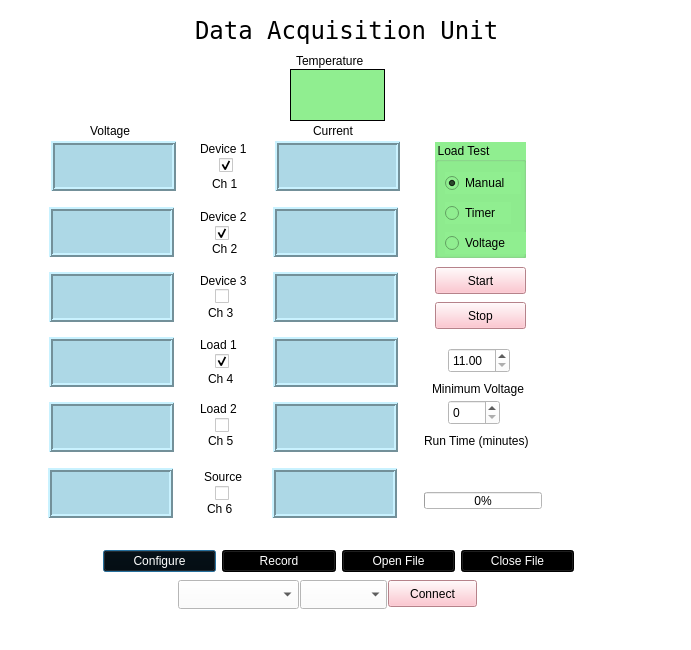
<?xml version="1.0" encoding="UTF-8"?>
<ui version="4.0">
 <class>DataAcquisitionMainDialog</class>
 <widget class="QDialog" name="DataAcquisitionMainDialog">
  <property name="geometry">
   <rect>
    <x>0</x>
    <y>0</y>
    <width>691</width>
    <height>650</height>
   </rect>
  </property>
  <property name="windowTitle">
   <string>Data Acquisition</string>
  </property>
  <property name="styleSheet">
   <string notr="true">background-color:white;</string>
  </property>
  <widget class="QLabel" name="title">
   <property name="geometry">
    <rect>
     <x>195</x>
     <y>15</y>
     <width>306</width>
     <height>31</height>
    </rect>
   </property>
   <property name="font">
    <font>
     <family>Andale Mono</family>
     <pointsize>18</pointsize>
    </font>
   </property>
   <property name="text">
    <string>Data Acquisition Unit</string>
   </property>
  </widget>
  <widget class="QLabel" name="errorLabel">
   <property name="geometry">
    <rect>
     <x>50</x>
     <y>620</y>
     <width>587</width>
     <height>20</height>
    </rect>
   </property>
   <property name="text">
    <string/>
   </property>
  </widget>
  <widget class="QWidget" name="layoutWidget">
   <property name="geometry">
    <rect>
     <x>103</x>
     <y>547</y>
     <width>471</width>
     <height>29</height>
    </rect>
   </property>
   <layout class="QHBoxLayout" name="horizontalLayout">
    <item>
     <widget class="QPushButton" name="configureButton">
      <property name="toolTip">
       <string>&lt;html&gt;&lt;head/&gt;&lt;body&gt;&lt;p&gt;System configuration and advanced configuration choices for algorithms.&lt;/p&gt;&lt;/body&gt;&lt;/html&gt;</string>
      </property>
      <property name="styleSheet">
       <string notr="true">background-color:black;color:white;</string>
      </property>
      <property name="text">
       <string>Configure</string>
      </property>
     </widget>
    </item>
    <item>
     <widget class="QPushButton" name="recordingButton">
      <property name="toolTip">
       <string>&lt;html&gt;&lt;head/&gt;&lt;body&gt;&lt;p&gt;Open or close files on the BMS for recording history, and start and pause recording actions.&lt;/p&gt;&lt;/body&gt;&lt;/html&gt;</string>
      </property>
      <property name="styleSheet">
       <string notr="true">background-color:black;color:white;</string>
      </property>
      <property name="text">
       <string>Record</string>
      </property>
     </widget>
    </item>
    <item>
     <widget class="QPushButton" name="saveFileButton">
      <property name="toolTip">
       <string>&lt;html&gt;&lt;head/&gt;&lt;body&gt;&lt;p&gt;Save incoming data to a local file&lt;/p&gt;&lt;/body&gt;&lt;/html&gt;</string>
      </property>
      <property name="styleSheet">
       <string notr="true">background-color:black;color:white;</string>
      </property>
      <property name="text">
       <string>Open File</string>
      </property>
     </widget>
    </item>
    <item>
     <widget class="QPushButton" name="closeFileButton">
      <property name="toolTip">
       <string>&lt;html&gt;&lt;head/&gt;&lt;body&gt;&lt;p&gt;Save incoming data to a local file&lt;/p&gt;&lt;/body&gt;&lt;/html&gt;</string>
      </property>
      <property name="styleSheet">
       <string notr="true">background-color:black;color:white;</string>
      </property>
      <property name="text">
       <string>Close File</string>
      </property>
     </widget>
    </item>
   </layout>
  </widget>
  <widget class="QPushButton" name="connectButton">
   <property name="geometry">
    <rect>
     <x>388</x>
     <y>580</y>
     <width>89</width>
     <height>27</height>
    </rect>
   </property>
   <property name="toolTip">
    <string>Connect to the TCP address and port as configured</string>
   </property>
   <property name="styleSheet">
    <string notr="true">background-color:lightpink;</string>
   </property>
   <property name="text">
    <string>Connect</string>
   </property>
  </widget>
  <widget class="QComboBox" name="sourceComboBox">
   <property name="geometry">
    <rect>
     <x>178</x>
     <y>580</y>
     <width>121</width>
     <height>29</height>
    </rect>
   </property>
   <property name="toolTip">
    <string>Source of data stream</string>
   </property>
  </widget>
  <widget class="QComboBox" name="baudrateComboBox">
   <property name="geometry">
    <rect>
     <x>300</x>
     <y>580</y>
     <width>87</width>
     <height>29</height>
    </rect>
   </property>
   <property name="toolTip">
    <string>Source of data stream</string>
   </property>
  </widget>
  <widget class="QLabel" name="temperature">
   <property name="geometry">
    <rect>
     <x>290</x>
     <y>69</y>
     <width>95</width>
     <height>52</height>
    </rect>
   </property>
   <property name="font">
    <font>
     <pointsize>18</pointsize>
    </font>
   </property>
   <property name="styleSheet">
    <string notr="true">background-color:lightgreen;</string>
   </property>
   <property name="frameShape">
    <enum>QFrame::Box</enum>
   </property>
   <property name="text">
    <string/>
   </property>
   <property name="scaledContents">
    <bool>true</bool>
   </property>
   <property name="alignment">
    <set>Qt::AlignCenter</set>
   </property>
  </widget>
  <widget class="QLabel" name="temperatureLabel">
   <property name="geometry">
    <rect>
     <x>296</x>
     <y>52</y>
     <width>91</width>
     <height>17</height>
    </rect>
   </property>
   <property name="text">
    <string>Temperature</string>
   </property>
  </widget>
  <widget class="QLabel" name="voltageLabel">
   <property name="geometry">
    <rect>
     <x>90</x>
     <y>122</y>
     <width>56</width>
     <height>17</height>
    </rect>
   </property>
   <property name="text">
    <string>Voltage</string>
   </property>
  </widget>
  <widget class="QLabel" name="voltage_1">
   <property name="geometry">
    <rect>
     <x>51</x>
     <y>141</y>
     <width>125</width>
     <height>50</height>
    </rect>
   </property>
   <property name="font">
    <font>
     <pointsize>18</pointsize>
    </font>
   </property>
   <property name="styleSheet">
    <string notr="true">background-color:lightblue;</string>
   </property>
   <property name="frameShape">
    <enum>QFrame::Box</enum>
   </property>
   <property name="frameShadow">
    <enum>QFrame::Raised</enum>
   </property>
   <property name="lineWidth">
    <number>2</number>
   </property>
   <property name="text">
    <string/>
   </property>
   <property name="scaledContents">
    <bool>true</bool>
   </property>
   <property name="alignment">
    <set>Qt::AlignCenter</set>
   </property>
  </widget>
  <widget class="QLabel" name="current_1">
   <property name="geometry">
    <rect>
     <x>275</x>
     <y>141</y>
     <width>125</width>
     <height>50</height>
    </rect>
   </property>
   <property name="font">
    <font>
     <pointsize>18</pointsize>
    </font>
   </property>
   <property name="styleSheet">
    <string notr="true">background-color:lightblue;</string>
   </property>
   <property name="frameShape">
    <enum>QFrame::Box</enum>
   </property>
   <property name="frameShadow">
    <enum>QFrame::Raised</enum>
   </property>
   <property name="lineWidth">
    <number>2</number>
   </property>
   <property name="text">
    <string/>
   </property>
   <property name="scaledContents">
    <bool>true</bool>
   </property>
   <property name="alignment">
    <set>Qt::AlignCenter</set>
   </property>
  </widget>
  <widget class="QLabel" name="currentLabel">
   <property name="geometry">
    <rect>
     <x>313</x>
     <y>122</y>
     <width>56</width>
     <height>17</height>
    </rect>
   </property>
   <property name="text">
    <string>Current</string>
   </property>
  </widget>
  <widget class="QLabel" name="voltage_2">
   <property name="geometry">
    <rect>
     <x>49</x>
     <y>207</y>
     <width>125</width>
     <height>50</height>
    </rect>
   </property>
   <property name="font">
    <font>
     <pointsize>18</pointsize>
    </font>
   </property>
   <property name="styleSheet">
    <string notr="true">background-color:lightblue;</string>
   </property>
   <property name="frameShape">
    <enum>QFrame::Box</enum>
   </property>
   <property name="frameShadow">
    <enum>QFrame::Raised</enum>
   </property>
   <property name="lineWidth">
    <number>2</number>
   </property>
   <property name="text">
    <string/>
   </property>
   <property name="scaledContents">
    <bool>true</bool>
   </property>
   <property name="alignment">
    <set>Qt::AlignCenter</set>
   </property>
  </widget>
  <widget class="QLabel" name="current_2">
   <property name="geometry">
    <rect>
     <x>273</x>
     <y>207</y>
     <width>125</width>
     <height>50</height>
    </rect>
   </property>
   <property name="font">
    <font>
     <pointsize>18</pointsize>
    </font>
   </property>
   <property name="styleSheet">
    <string notr="true">background-color:lightblue;</string>
   </property>
   <property name="frameShape">
    <enum>QFrame::Box</enum>
   </property>
   <property name="frameShadow">
    <enum>QFrame::Raised</enum>
   </property>
   <property name="lineWidth">
    <number>2</number>
   </property>
   <property name="text">
    <string/>
   </property>
   <property name="scaledContents">
    <bool>true</bool>
   </property>
   <property name="alignment">
    <set>Qt::AlignCenter</set>
   </property>
  </widget>
  <widget class="QLabel" name="voltage_3">
   <property name="geometry">
    <rect>
     <x>49</x>
     <y>272</y>
     <width>125</width>
     <height>50</height>
    </rect>
   </property>
   <property name="font">
    <font>
     <pointsize>18</pointsize>
    </font>
   </property>
   <property name="styleSheet">
    <string notr="true">background-color:lightblue;</string>
   </property>
   <property name="frameShape">
    <enum>QFrame::Box</enum>
   </property>
   <property name="frameShadow">
    <enum>QFrame::Raised</enum>
   </property>
   <property name="lineWidth">
    <number>2</number>
   </property>
   <property name="text">
    <string/>
   </property>
   <property name="scaledContents">
    <bool>true</bool>
   </property>
   <property name="alignment">
    <set>Qt::AlignCenter</set>
   </property>
  </widget>
  <widget class="QLabel" name="current_3">
   <property name="geometry">
    <rect>
     <x>273</x>
     <y>272</y>
     <width>125</width>
     <height>50</height>
    </rect>
   </property>
   <property name="font">
    <font>
     <pointsize>18</pointsize>
    </font>
   </property>
   <property name="styleSheet">
    <string notr="true">background-color:lightblue;</string>
   </property>
   <property name="frameShape">
    <enum>QFrame::Box</enum>
   </property>
   <property name="frameShadow">
    <enum>QFrame::Raised</enum>
   </property>
   <property name="lineWidth">
    <number>2</number>
   </property>
   <property name="text">
    <string/>
   </property>
   <property name="scaledContents">
    <bool>true</bool>
   </property>
   <property name="alignment">
    <set>Qt::AlignCenter</set>
   </property>
  </widget>
  <widget class="QLabel" name="voltage_4">
   <property name="geometry">
    <rect>
     <x>49</x>
     <y>337</y>
     <width>125</width>
     <height>50</height>
    </rect>
   </property>
   <property name="font">
    <font>
     <pointsize>18</pointsize>
    </font>
   </property>
   <property name="styleSheet">
    <string notr="true">background-color:lightblue;</string>
   </property>
   <property name="frameShape">
    <enum>QFrame::Box</enum>
   </property>
   <property name="frameShadow">
    <enum>QFrame::Raised</enum>
   </property>
   <property name="lineWidth">
    <number>2</number>
   </property>
   <property name="text">
    <string/>
   </property>
   <property name="scaledContents">
    <bool>true</bool>
   </property>
   <property name="alignment">
    <set>Qt::AlignCenter</set>
   </property>
  </widget>
  <widget class="QLabel" name="current_4">
   <property name="geometry">
    <rect>
     <x>273</x>
     <y>337</y>
     <width>125</width>
     <height>50</height>
    </rect>
   </property>
   <property name="font">
    <font>
     <pointsize>18</pointsize>
    </font>
   </property>
   <property name="styleSheet">
    <string notr="true">background-color:lightblue;</string>
   </property>
   <property name="frameShape">
    <enum>QFrame::Box</enum>
   </property>
   <property name="frameShadow">
    <enum>QFrame::Raised</enum>
   </property>
   <property name="lineWidth">
    <number>2</number>
   </property>
   <property name="text">
    <string/>
   </property>
   <property name="scaledContents">
    <bool>true</bool>
   </property>
   <property name="alignment">
    <set>Qt::AlignCenter</set>
   </property>
  </widget>
  <widget class="QLabel" name="voltage_5">
   <property name="geometry">
    <rect>
     <x>49</x>
     <y>402</y>
     <width>125</width>
     <height>50</height>
    </rect>
   </property>
   <property name="font">
    <font>
     <pointsize>18</pointsize>
    </font>
   </property>
   <property name="styleSheet">
    <string notr="true">background-color:lightblue;</string>
   </property>
   <property name="frameShape">
    <enum>QFrame::Box</enum>
   </property>
   <property name="frameShadow">
    <enum>QFrame::Raised</enum>
   </property>
   <property name="lineWidth">
    <number>2</number>
   </property>
   <property name="text">
    <string/>
   </property>
   <property name="scaledContents">
    <bool>true</bool>
   </property>
   <property name="alignment">
    <set>Qt::AlignCenter</set>
   </property>
  </widget>
  <widget class="QLabel" name="current_5">
   <property name="geometry">
    <rect>
     <x>273</x>
     <y>402</y>
     <width>125</width>
     <height>50</height>
    </rect>
   </property>
   <property name="font">
    <font>
     <pointsize>18</pointsize>
    </font>
   </property>
   <property name="styleSheet">
    <string notr="true">background-color:lightblue;</string>
   </property>
   <property name="frameShape">
    <enum>QFrame::Box</enum>
   </property>
   <property name="frameShadow">
    <enum>QFrame::Raised</enum>
   </property>
   <property name="lineWidth">
    <number>2</number>
   </property>
   <property name="text">
    <string/>
   </property>
   <property name="scaledContents">
    <bool>true</bool>
   </property>
   <property name="alignment">
    <set>Qt::AlignCenter</set>
   </property>
  </widget>
  <widget class="QLabel" name="channelLabel_1">
   <property name="geometry">
    <rect>
     <x>212</x>
     <y>175</y>
     <width>36</width>
     <height>17</height>
    </rect>
   </property>
   <property name="text">
    <string>Ch 1</string>
   </property>
  </widget>
  <widget class="QLabel" name="channelLabel_2">
   <property name="geometry">
    <rect>
     <x>212</x>
     <y>240</y>
     <width>36</width>
     <height>17</height>
    </rect>
   </property>
   <property name="text">
    <string>Ch 2</string>
   </property>
  </widget>
  <widget class="QLabel" name="channelLabel_3">
   <property name="geometry">
    <rect>
     <x>208</x>
     <y>304</y>
     <width>36</width>
     <height>17</height>
    </rect>
   </property>
   <property name="text">
    <string>Ch 3</string>
   </property>
  </widget>
  <widget class="QLabel" name="channelLabel_4">
   <property name="geometry">
    <rect>
     <x>208</x>
     <y>370</y>
     <width>36</width>
     <height>17</height>
    </rect>
   </property>
   <property name="text">
    <string>Ch 4</string>
   </property>
  </widget>
  <widget class="QLabel" name="channelLabel_5">
   <property name="geometry">
    <rect>
     <x>208</x>
     <y>432</y>
     <width>36</width>
     <height>17</height>
    </rect>
   </property>
   <property name="text">
    <string>Ch 5</string>
   </property>
  </widget>
  <widget class="QCheckBox" name="loadCheckBox_1">
   <property name="geometry">
    <rect>
     <x>215</x>
     <y>350</y>
     <width>21</width>
     <height>22</height>
    </rect>
   </property>
   <property name="text">
    <string/>
   </property>
   <property name="checked">
    <bool>true</bool>
   </property>
  </widget>
  <widget class="QCheckBox" name="loadCheckBox_2">
   <property name="geometry">
    <rect>
     <x>215</x>
     <y>414</y>
     <width>21</width>
     <height>22</height>
    </rect>
   </property>
   <property name="text">
    <string/>
   </property>
   <property name="checked">
    <bool>false</bool>
   </property>
  </widget>
  <widget class="QCheckBox" name="deviceCheckBox_2">
   <property name="geometry">
    <rect>
     <x>215</x>
     <y>222</y>
     <width>21</width>
     <height>22</height>
    </rect>
   </property>
   <property name="text">
    <string/>
   </property>
   <property name="checked">
    <bool>true</bool>
   </property>
  </widget>
  <widget class="QCheckBox" name="sourceCheckBox">
   <property name="geometry">
    <rect>
     <x>215</x>
     <y>482</y>
     <width>21</width>
     <height>22</height>
    </rect>
   </property>
   <property name="text">
    <string/>
   </property>
  </widget>
  <widget class="QCheckBox" name="deviceCheckBox_3">
   <property name="geometry">
    <rect>
     <x>215</x>
     <y>285</y>
     <width>17</width>
     <height>22</height>
    </rect>
   </property>
   <property name="text">
    <string/>
   </property>
  </widget>
  <widget class="QCheckBox" name="deviceCheckBox_1">
   <property name="geometry">
    <rect>
     <x>219</x>
     <y>154</y>
     <width>25</width>
     <height>22</height>
    </rect>
   </property>
   <property name="text">
    <string/>
   </property>
   <property name="checked">
    <bool>true</bool>
   </property>
  </widget>
  <widget class="QLabel" name="channelLabel_6">
   <property name="geometry">
    <rect>
     <x>207</x>
     <y>500</y>
     <width>36</width>
     <height>17</height>
    </rect>
   </property>
   <property name="text">
    <string>Ch 6</string>
   </property>
  </widget>
  <widget class="QLabel" name="current_6">
   <property name="geometry">
    <rect>
     <x>272</x>
     <y>468</y>
     <width>125</width>
     <height>50</height>
    </rect>
   </property>
   <property name="font">
    <font>
     <pointsize>18</pointsize>
    </font>
   </property>
   <property name="styleSheet">
    <string notr="true">background-color:lightblue;</string>
   </property>
   <property name="frameShape">
    <enum>QFrame::Box</enum>
   </property>
   <property name="frameShadow">
    <enum>QFrame::Raised</enum>
   </property>
   <property name="lineWidth">
    <number>2</number>
   </property>
   <property name="text">
    <string/>
   </property>
   <property name="scaledContents">
    <bool>true</bool>
   </property>
   <property name="alignment">
    <set>Qt::AlignCenter</set>
   </property>
  </widget>
  <widget class="QLabel" name="voltage_6">
   <property name="geometry">
    <rect>
     <x>48</x>
     <y>468</y>
     <width>125</width>
     <height>50</height>
    </rect>
   </property>
   <property name="font">
    <font>
     <pointsize>18</pointsize>
    </font>
   </property>
   <property name="styleSheet">
    <string notr="true">background-color:lightblue;</string>
   </property>
   <property name="frameShape">
    <enum>QFrame::Box</enum>
   </property>
   <property name="frameShadow">
    <enum>QFrame::Raised</enum>
   </property>
   <property name="lineWidth">
    <number>2</number>
   </property>
   <property name="text">
    <string/>
   </property>
   <property name="scaledContents">
    <bool>true</bool>
   </property>
   <property name="alignment">
    <set>Qt::AlignCenter</set>
   </property>
  </widget>
  <widget class="QLabel" name="channelName_1">
   <property name="geometry">
    <rect>
     <x>200</x>
     <y>140</y>
     <width>61</width>
     <height>17</height>
    </rect>
   </property>
   <property name="text">
    <string>Device 1</string>
   </property>
  </widget>
  <widget class="QLabel" name="channelName_2">
   <property name="geometry">
    <rect>
     <x>200</x>
     <y>208</y>
     <width>61</width>
     <height>17</height>
    </rect>
   </property>
   <property name="text">
    <string>Device 2</string>
   </property>
  </widget>
  <widget class="QLabel" name="channelName_3">
   <property name="geometry">
    <rect>
     <x>200</x>
     <y>272</y>
     <width>61</width>
     <height>17</height>
    </rect>
   </property>
   <property name="text">
    <string>Device 3</string>
   </property>
  </widget>
  <widget class="QLabel" name="channelName_6">
   <property name="geometry">
    <rect>
     <x>204</x>
     <y>468</y>
     <width>61</width>
     <height>17</height>
    </rect>
   </property>
   <property name="text">
    <string>Source</string>
   </property>
  </widget>
  <widget class="QLabel" name="channelName_4">
   <property name="geometry">
    <rect>
     <x>200</x>
     <y>336</y>
     <width>61</width>
     <height>17</height>
    </rect>
   </property>
   <property name="text">
    <string>Load 1</string>
   </property>
  </widget>
  <widget class="QLabel" name="channelName_5">
   <property name="geometry">
    <rect>
     <x>200</x>
     <y>400</y>
     <width>61</width>
     <height>17</height>
    </rect>
   </property>
   <property name="text">
    <string>Load 2</string>
   </property>
  </widget>
  <widget class="QSpinBox" name="durationSpinBox">
   <property name="geometry">
    <rect>
     <x>448</x>
     <y>400</y>
     <width>52</width>
     <height>25</height>
    </rect>
   </property>
  </widget>
  <widget class="QLabel" name="voltageLabel_2">
   <property name="geometry">
    <rect>
     <x>432</x>
     <y>380</y>
     <width>121</width>
     <height>17</height>
    </rect>
   </property>
   <property name="text">
    <string>Minimum Voltage</string>
   </property>
  </widget>
  <widget class="QDoubleSpinBox" name="voltageSpinBox">
   <property name="geometry">
    <rect>
     <x>448</x>
     <y>348</y>
     <width>62</width>
     <height>25</height>
    </rect>
   </property>
   <property name="minimum">
    <double>11.000000000000000</double>
   </property>
   <property name="maximum">
    <double>16.000000000000000</double>
   </property>
   <property name="singleStep">
    <double>0.100000000000000</double>
   </property>
  </widget>
  <widget class="QGroupBox" name="groupBox">
   <property name="geometry">
    <rect>
     <x>435</x>
     <y>142</y>
     <width>91</width>
     <height>116</height>
    </rect>
   </property>
   <property name="styleSheet">
    <string notr="true">background-color:lightgreen;</string>
   </property>
   <property name="title">
    <string>Load Test</string>
   </property>
   <widget class="QRadioButton" name="manualButton">
    <property name="geometry">
     <rect>
      <x>10</x>
      <y>30</y>
      <width>76</width>
      <height>22</height>
     </rect>
    </property>
    <property name="toolTip">
     <string>Stop the experiment manually.</string>
    </property>
    <property name="text">
     <string>Manual</string>
    </property>
    <property name="checked">
     <bool>true</bool>
    </property>
   </widget>
   <widget class="QRadioButton" name="timerButton">
    <property name="geometry">
     <rect>
      <x>10</x>
      <y>60</y>
      <width>66</width>
      <height>22</height>
     </rect>
    </property>
    <property name="toolTip">
     <string>Stop the experiment after the preset time in minutes.</string>
    </property>
    <property name="text">
     <string>Timer</string>
    </property>
   </widget>
   <widget class="QRadioButton" name="voltageButton">
    <property name="geometry">
     <rect>
      <x>10</x>
      <y>90</y>
      <width>81</width>
      <height>22</height>
     </rect>
    </property>
    <property name="toolTip">
     <string>Stop the experiment when voltage drops to preset value.</string>
    </property>
    <property name="text">
     <string>Voltage</string>
    </property>
   </widget>
  </widget>
  <widget class="QPushButton" name="startButton">
   <property name="geometry">
    <rect>
     <x>435</x>
     <y>267</y>
     <width>91</width>
     <height>27</height>
    </rect>
   </property>
   <property name="toolTip">
    <string>Set the switches to connect loads and sources to the DUT.</string>
   </property>
   <property name="styleSheet">
    <string notr="true">background-color:lightpink;</string>
   </property>
   <property name="text">
    <string>Start</string>
   </property>
  </widget>
  <widget class="QPushButton" name="stopButton">
   <property name="geometry">
    <rect>
     <x>435</x>
     <y>302</y>
     <width>91</width>
     <height>27</height>
    </rect>
   </property>
   <property name="toolTip">
    <string>Stop the experiment manually at any time.</string>
   </property>
   <property name="styleSheet">
    <string notr="true">background-color:lightpink;</string>
   </property>
   <property name="text">
    <string>Stop</string>
   </property>
  </widget>
  <widget class="QLabel" name="durationLabel">
   <property name="geometry">
    <rect>
     <x>424</x>
     <y>432</y>
     <width>131</width>
     <height>17</height>
    </rect>
   </property>
   <property name="text">
    <string>Run Time (minutes)</string>
   </property>
  </widget>
  <widget class="QProgressBar" name="testTimeToGo">
   <property name="geometry">
    <rect>
     <x>424</x>
     <y>492</y>
     <width>118</width>
     <height>17</height>
    </rect>
   </property>
   <property name="value">
    <number>0</number>
   </property>
  </widget>
  <widget class="QLabel" name="timeElapsed">
   <property name="geometry">
    <rect>
     <x>436</x>
     <y>456</y>
     <width>85</width>
     <height>25</height>
    </rect>
   </property>
   <property name="text">
    <string/>
   </property>
  </widget>
 </widget>
 <resources>
  <include location="../../../../../data/home/ksarkies/Projects/Battery-Management-System/gui/power-management-gui.qrc"/>
  <include location="../../../../../data/home/ksarkies/Projects/Battery-Management-System/gui/power-management-gui.qrc"/>
 </resources>
 <connections/>
</ui>
